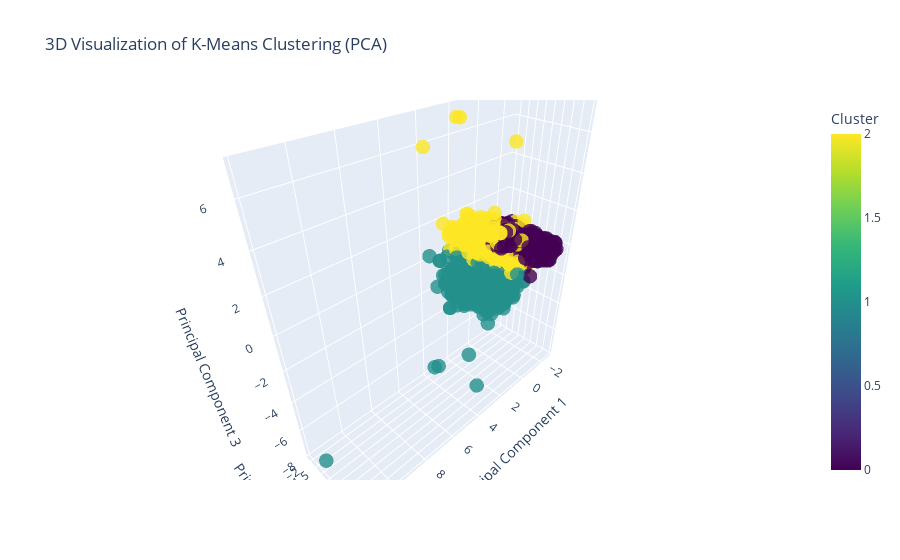

Source (notebook cell):
### Markdown cell above
## 2 K-means++ - PCA en 3D

### Code cell
import pandas as pd
import numpy as np
from sklearn.cluster import KMeans
from sklearn.preprocessing import StandardScaler
from sklearn.decomposition import PCA
import plotly.express as px

# Select relevant features for segmentation
features = ['Income', 'MntWines', 'MntMeatProducts', 'NumWebPurchases', 'Recency']
X = final_df[features].dropna()  # Drop rows with missing values

# Scale the features
scaler = StandardScaler()
X_scaled = scaler.fit_transform(X)

# Perform K-Means Clustering
kmeans = KMeans(n_clusters=3, random_state=42)
X['Cluster'] = kmeans.fit_predict(X_scaled)  # Add clusters to the feature data only

# Perform PCA with 3 components
pca = PCA(n_components=3)
X_pca = pca.fit_transform(X_scaled)

# Create a DataFrame for PCA results
X_pca_df = pd.DataFrame(X_pca, columns=['PC1', 'PC2', 'PC3'])
X_pca_df['Cluster'] = X['Cluster']

# Plotly 3D Scatter Plot
fig = px.scatter_3d(
    X_pca_df,
    x='PC1',
    y='PC2',
    z='PC3',
    color='Cluster',
    title='3D Visualization of K-Means Clustering (PCA)',
    labels={'PC1': 'Principal Component 1', 'PC2': 'Principal Component 2', 'PC3': 'Principal Component 3'},
    color_continuous_scale='Viridis'
)

fig.update_traces(marker=dict(size=5, opacity=0.8))
fig.update_layout(scene=dict(
    xaxis_title='Principal Component 1',
    yaxis_title='Principal Component 2',
    zaxis_title='Principal Component 3'
))

# Show the interactive plot
fig.show()

### Figure 1 — Plotly figure (JSON) as saved in the notebook; plotly's stock layout.template omitted (floating-point values rounded to 4 significant figures; data arrays with more than 128 entries replaced by an {"elided": "..."} marker saying what was removed)
{"data": [{"hovertemplate": "Principal Component 1=%{x}<br>Principal Component 2=%{y}<br>Principal Component 3=%{z}<br>Cluster=%{marker.color}<extra></extra>", "legendgroup": "", "marker": {"color": {"elided": "2240 int values"}, "coloraxis": "coloraxis", "opacity": 0.8, "size": 5, "symbol": "circle"}, "mode": "markers", "name": "", "scene": "scene", "showlegend": false, "type": "scatter3d", "x": {"elided": "2240 float values"}, "y": {"elided": "2240 float values"}, "z": {"elided": "2240 float values"}}], "layout": {"coloraxis": {"colorbar": {"title": {"text": "Cluster"}}, "colorscale": [[0, "#440154"], [0.1111, "#482878"], [0.2222, "#3e4989"], [0.3333, "#31688e"], [0.4444, "#26828e"], [0.5556, "#1f9e89"], [0.6667, "#35b779"], [0.7778, "#6ece58"], [0.8889, "#b5de2b"], [1, "#fde725"]]}, "legend": {"tracegroupgap": 0}, "scene": {"domain": {"x": [0, 1], "y": [0, 1]}, "xaxis": {"title": {"text": "Principal Component 1"}}, "yaxis": {"title": {"text": "Principal Component 2"}}, "zaxis": {"title": {"text": "Principal Component 3"}}}, "title": {"text": "3D Visualization of K-Means Clustering (PCA)"}}}
